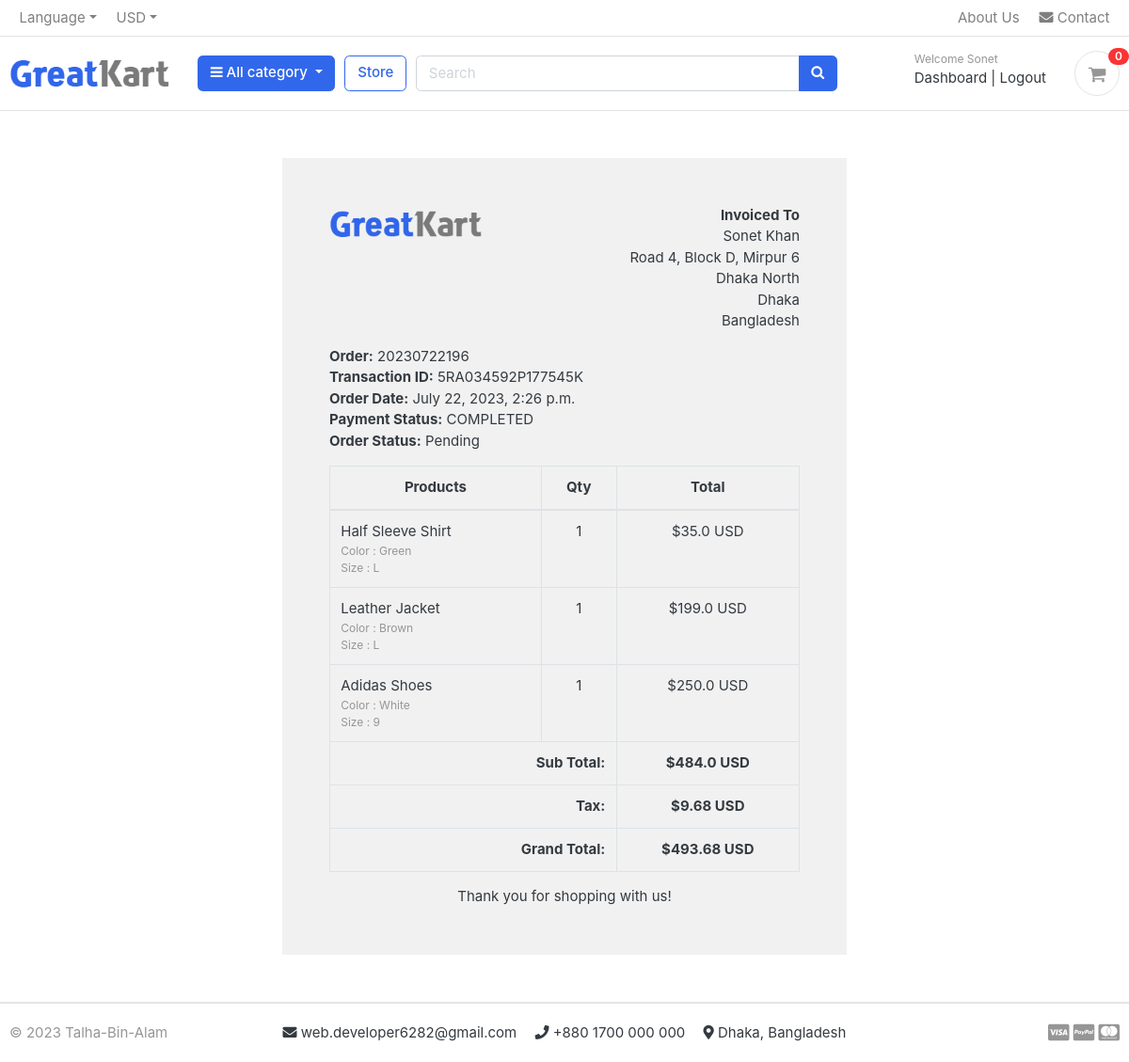
The app's page /accounts/order_details/20230722196/ (signed in) with its own data.
### accounts/models.py (models this page shows, shortened)
class Account(AbstractBaseUser):
    first_name = models.CharField(max_length=50)
    last_name = models.CharField(max_length=50)
    username = models.CharField(max_length=50, unique=True)
    email = models.EmailField(unique=True)
    phone_number = models.CharField(max_length=50)
    date_joined = models.DateTimeField(auto_now_add=True)
    last_login = models.DateTimeField(auto_now_add=True)
    is_admin = models.BooleanField(default=False)
    is_staff = models.BooleanField(default=False)
    is_active = models.BooleanField(default=False)
    is_superadmin = models.BooleanField(default=False)
    USERNAME_FIELD = 'email'
    REQUIRED_FIELDS = ['username', 'first_name', 'last_name']
    objects = MyAccountManager()

### orders/models.py (models this page shows, shortened)
class Order(models.Model):
    STATUS = (
    ('Pending', 'Pending'),
    ('Accepted', 'Accepted'),
    ('On The Way', 'On The Way'),
    ('Delivered', 'Delivered'),
    ('Cancelled', 'Cancelled'),
    )
    user = models.ForeignKey(Account, on_delete=models.SET_NULL, null=True)
    payment = models.ForeignKey(Payment, on_delete=models.SET_NULL, null=True)
    order_number = models.CharField(max_length=50)
    first_name = models.CharField(max_length=50)
    last_name = models.CharField(max_length=50)
    phone = models.CharField(max_length=15)
    email = models.EmailField(max_length=50)
    address_line1 = models.CharField(max_length=50)
    address_line2 = models.CharField(max_length=50, blank=True)
    city = models.CharField(max_length=50)
    district = models.CharField(max_length=50)
    country = models.CharField(max_length=50)
    order_note = models.CharField(max_length=50, blank=True)
    order_total = models.FloatField()
    tax = models.FloatField()
    status = models.CharField(max_length=10, choices=STATUS, default='Pending')
    ip = models.CharField(max_length=20, blank=True)
    is_ordered = models.BooleanField(default=False)
    created_at = models.DateTimeField(auto_now_add=True)
    updated_at = models.DateTimeField(auto_now_add=True)
    def full_name(self):
        return f'{self.first_name} {self.last_name}'
    def full_address(self):
        return f'{self.address_line1} {self.address_line2}'

class Payment(models.Model):
    user = models.ForeignKey(Account, on_delete=models.CASCADE)
    payment_id = models.CharField(max_length=100)
    payment_method = models.CharField(max_length=100)
    amount_paid = models.CharField(max_length=100)
    status = models.CharField(max_length=100)
    created_at = models.DateTimeField(auto_now_add=True)

class OrderProduct(models.Model):
    order = models.ForeignKey(Order, on_delete=models.CASCADE)
    payment = models.ForeignKey(Payment, on_delete=models.SET_NULL, null=True)
    user = models.ForeignKey(Account, on_delete=models.CASCADE)
    product = models.ForeignKey(Product, on_delete=models.CASCADE)
    variations = models.ManyToManyField(Variation, blank=True)
    quantity = models.IntegerField()
    product_price = models.FloatField()
    ordered = models.BooleanField(default=False)
    created_at = models.DateTimeField(auto_now_add=True)
    updated_at = models.DateTimeField(auto_now_add=True)

### store/models.py (models this page shows, shortened)
class Product(models.Model):
    product_name = models.CharField(max_length=200, unique=True)
    slug = models.SlugField(max_length=200, unique=True)
    description = models.TextField(max_length=500, blank=True)
    price = models.IntegerField()
    images = models.ImageField(upload_to='photos/products')
    stock = models.IntegerField()
    is_available = models.BooleanField(default=True)
    category = models.ForeignKey(Category, on_delete=models.CASCADE)
    created_date = models.DateTimeField(auto_now_add=True)
    modified_date = models.DateTimeField(auto_now_add=True)

class Variation(models.Model):
    product = models.ForeignKey(Product, on_delete=models.CASCADE)
    variation_category = models.CharField(max_length=100, choices=variation_category_choice)
    variation_value = models.CharField(max_length=100)
    is_active = models.BooleanField(default=True)
    created_date = models.DateTimeField(auto_now_add=True)
    objects = VariationManager()

### accounts/views.py (the view)
# urls.py: path('order_details/<int:order_id>/', views.order_details, name='order_details'),
@login_required
def order_details(request, order_id):
    order_details = OrderProduct.objects.filter(order__order_number=order_id)
    order = Order.objects.get(order_number=order_id)
    sub_total = 0
    for i in order_details:
        sub_total += i.product_price * i.quantity
    context = {
        'order_details': order_details,
        'order': order,
        'sub_total': sub_total,
    }
    return render(request, 'accounts/order_details.html', context)

### carts/context_processors.py (called while the page is built)
def counter(request):
    cart_count = 0
    if 'admin' in request.path:
        return {}
    else:
        try:
            cart = Cart.objects.filter(cart_id=_cart_id(request))
            if request.user.is_authenticated:
                cart_items = CartItem.objects.all().filter(user=request.user)
            else:
                cart_items = CartItem.objects.all().filter(cart=cart[:1])
            for cart_item in cart_items:
                cart_count += cart_item.quantity
        except Cart.DoesNotExist:
            cart_item = 0
    return dict(cart_count=cart_count)

### carts/views.py (called while the page is built)
def _cart_id(request):
    cart = request.session.session_key
    if not cart:
        cart = request.session.create()
    return cart

### category/context_processors.py (called while the page is built)
def menu_links(request):
    links = Category.objects.all()
    return dict(links=links)

### category/models.py (called while the page is built)
    def get_url(self):
        return reverse('products_by_category', args=[self.slug])

### templates/accounts/order_details.html
{% extends 'base.html' %}
{% load static %}
{% block content %}
<div class="container" style="margin: 0 auto;width: 50%;padding: 50px;background: #f1f1f1;margin-top: 50px;margin-bottom: 50px;">
    <div class="row invoice row-printable">
        <div class="col-md-12">
            <div class="panel panel-default plain" id="dash_0">
                <div class="panel-body p30">
                    <div class="row">
                        <div class="col-lg-6">
                            <div class="invoice-logo"><img src="{% static 'images/logo.png' %}" alt="Invoice logo" style="max-height: 40px;"></div>
                        </div>
                        <div class="col-lg-6">
                            <div class="invoice-from">
                                <ul class="list-unstyled text-right">
                                    <li><strong>Invoiced To</strong></li>
                                    <li>{{order.full_name}}</li>
                                    <li>{{order.full_address}}</li>
                                    <li>{{order.city}}</li>
                                    <li>{{order.district}}</li>
                                    <li>{{order.country}}</li>
                                </ul>
                            </div>
                        </div>
                        <div class="col-lg-12">
                            <div class="invoice-details mt25">
                                <div class="well">
                                    <ul class="list-unstyled mb0">
                                        <li><strong>Order:</strong> {{order.order_number}}</li>
                                        <li><strong>Transaction ID:</strong> {{order.payment.payment_id}}</li>
                                        <li><strong>Order Date:</strong> {{order.created_at}}</li>
                                        <li><strong>Payment Status:</strong> {{order.payment.status}}</li>
                                        <li><strong>Order Status:</strong> {{order.status}}</li>
                                    </ul>
                                </div>
                            </div>
                            <div class="invoice-items">
                                <div class="table-responsive" style="overflow: hidden; outline: none;" tabindex="0">
                                    <table class="table table-bordered">
                                        <thead>
                                            <tr>
                                                <th class="per70 text-center">Products</th>
                                                <th class="per5 text-center">Qty</th>
                                                <th class="per25 text-center">Total</th>
                                            </tr>
                                        </thead>
                                        <tbody>
                                            {% for item in order_details %}
                                            <tr>
                                                <td>
                                                    {{ item.product.product_name }}
                                                    <br>
                                                    <p class="text-muted small">
                                                        {% if item.variations.all %}
                                                            {% for i in item.variations.all %}
                                                                {{ i.variation_category | capfirst }} : {{ i.variation_value | capfirst }}
                                                                <br>
                                                            {% endfor %}
                                                        {% endif %}
                                                    </p>
                                                </td>
                                                <td class="text-center">{{ item.quantity }}</td>
                                                <td class="text-center">${{ item.product_price }} USD</td>
                                            </tr>
                                        {% endfor %}
                                        </tbody>
                                        <tfoot>
                                            <tr>
                                                <th colspan="2" class="text-right">Sub Total:</th>
                                                <th class="text-center">${{sub_total}} USD</th>
                                            </tr>
                                            <tr>
                                                <th colspan="2" class="text-right">Tax:</th>
                                                <th class="text-center">${{order.tax}} USD</th>
                                            </tr>
                                            <tr>
                                                <th colspan="2" class="text-right">Grand Total:</th>
                                                <th class="text-center">${{order.order_total}} USD</th>
                                            </tr>
                                        </tfoot>
                                    </table>
                                </div>
                            </div>
                            <div class="invoice-footer mt25">
                                <p class="text-center">Thank you for shopping with us!</p>
                            </div>
                        </div>
                    </div>
                </div>
            </div>
        </div>
    </div>
    </div>
{% endblock content %}

### templates/includes/navbar.html (shortened to what this page needs)
{% load static %}
<header class="section-header">
    <nav class="navbar p-md-0 navbar-expand-sm navbar-light border-bottom">
        <div class="container">
            <div class="collapse navbar-collapse" id="navbarTop4">
                <ul class="navbar-nav mr-auto">
                    <li class="nav-item dropdown">
                        <a href="#" class="nav-link dropdown-toggle" data-toggle="dropdown">Language</a>
                    </li>
                    <li class="nav-item dropdown">
                        <a href="#" class="nav-link dropdown-toggle" data-toggle="dropdown">USD</a>
                    </li>
                </ul>
                <ul class="navbar-nav">
                    <a href="{% url 'about' %}" class="nav-link">  About Us</a>
                    <a href="{% url 'contact' %}" class="nav-link"> <i class="fas fa-envelope"></i> Contact</a>
                </ul>
            </div>
        </div>
    </nav>
    <section class="header-main border-bottom">
        <div class="container">
            <div class="row align-items-center">
                <div class="col-lg-2 col-md-3 col-6">
                    <a href="/" class="brand-wrap">
                        <img class="logo" src="{% static 'images/logo.png' %}">
                    </a>
                </div>
                <div class="col-lg col-sm col-md col-6 flex-grow-0">
                    <div class="category-wrap dropdown d-inline-block float-right">
                        <button type="button" class="btn btn-primary dropdown-toggle" data-toggle="dropdown">
                            <i class="fa fa-bars"></i> All category
                        </button>
                    </div>
                </div>
                <a href="{% url 'store' %}" class="btn btn-outline-primary">Store</a>
                <div class="col-lg  col-md-6 col-sm-12 col">
                    <form action="{% url 'search' %}" class="search" method="GET">
                        <div class="input-group w-100">
                            <input type="text" class="form-control" style="width:60%;" placeholder="Search" name="keyword">
                            <div class="input-group-append">
                                <button class="btn btn-primary" type="submit">
                                    <i class="fa fa-search"></i>
                                </button>
                            </div>
                        </div>
                    </form>
                </div>
                <div class="col-lg-3 col-sm-6 col-8 order-2 order-lg-3">
                    <div class="d-flex justify-content-end mb-3 mb-lg-0">
                        {% if user.is_authenticated %}
                        <div class="widget-header">
                            <small class="title text-muted">Welcome {{ user.first_name | capfirst }}</small>
                            <div>
                                <a href="{% url 'dashboard' %}">Dashboard</a> <span class="dark-transp"> | </span>
                                <a href="{% url 'logout' %}">Logout</a>
                            </div>
                        </div>
                    {% endif %}
                        <a href="{% url 'cart' %}" class="widget-header pl-3 ml-3">
                            <div class="icon icon-sm rounded-circle border"><i class="fa fa-shopping-cart"></i>
                            </div>
                            <span class="badge badge-pill badge-danger notify">{{cart_count}}</span>
                        </a>
                    </div>
                </div>
            </div>
        </div>
    </section>
</header>

### static/css/ui.css (style rules this page uses)
html { font-family: "Inter", sans-serif; font-size: 15px; }
.icon-xs, .icon-sm, .icon-md, .icon-lg { display: inline-block; text-align: center; flex-shrink: 0; flex-grow: 0; }
.icon-sm { width: 48px; height: 48px; line-height: 48px !important; font-size: 20px; }
p:last-child { margin-bottom: 0; }
.header-main { position: relative; padding-top: 1rem; padding-bottom: 1rem; }
.brand-wrap .logo, .navbar-brand .logo { margin-right: 7px; max-height: 42px; display: inline-block; }
.widget-header { display: inline-block; vertical-align: middle; position: relative; }
.widget-header a { color: #343a40; }
.widget-header i { color: #969696; }
.widget-header .title { display: block; }
.widget-header .notify { position: absolute; top: -3px; right: -10px; }
[class*=list-] li:after { visibility: hidden; display: block; content: ""; overflow: hidden; height: 0; clear: both; }
.notify { position: absolute; top: -4px; right: -10px; display: inline-block; padding: 0.25em 0.6em; font-size: 12px; line-height: 1; text-align: center; border-radius: 3rem; color: #fff; background-color: #fa3434; }

### records on screen
Account: first_name "Sonet"
Order: full_name "Sonet Khan", full_address "Road 4, Block D, Mirpur 6", city "Dhaka North", district "Dhaka", country "Bangladesh", order_number "20230722196", payment.payment_id "5RA034592P177545K", created_at "July 22, 2023, 2:26 p.m.", payment.status "COMPLETED", status "Pending", tax "9.68", order_total "493.68"
OrderProduct: product.product_name "Half Sleeve Shirt", quantity "1", product_price "35.0"
Variation: variation_category "Color", variation_value "Green"
Variation: variation_category "Size", variation_value "L"
OrderProduct: product.product_name "Leather Jacket", quantity "1", product_price "199.0"
Variation: variation_category "Color", variation_value "Brown"
Variation: variation_category "Size", variation_value "L"
OrderProduct: product.product_name "Adidas Shoes", quantity "1", product_price "250.0"
Variation: variation_category "Color", variation_value "White"
Variation: variation_category "Size", variation_value "9"

### other values on screen
{{ cart_count }} "0"
{{ sub_total }} "484.0"
